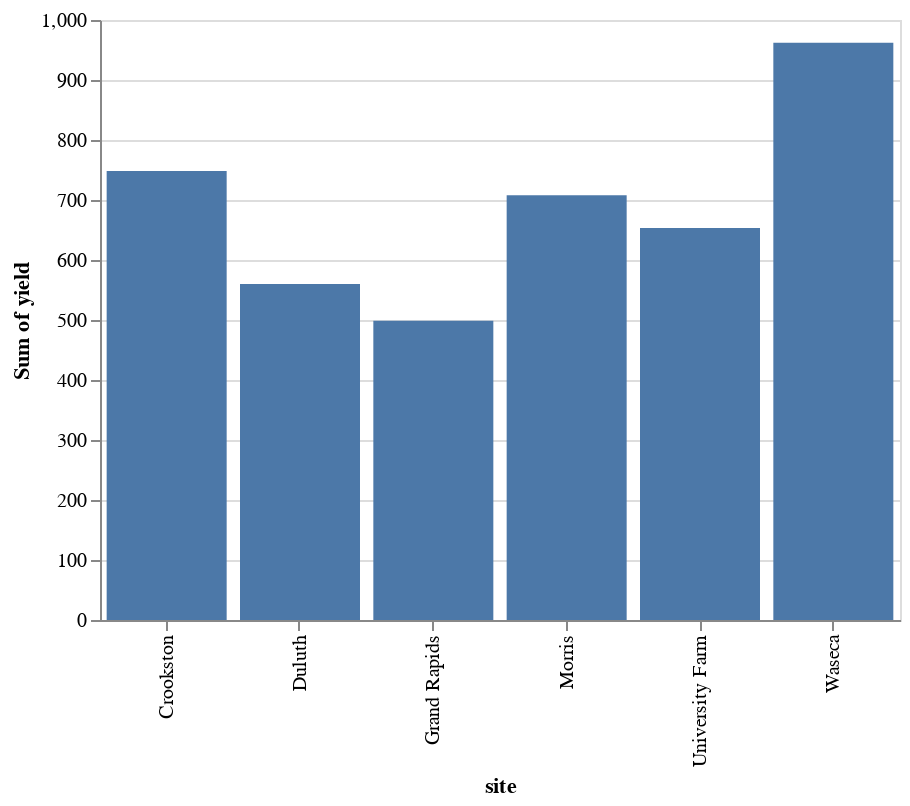

Write notebook code for a chart like this one.
### Code cell
alt.Chart(df).mark_bar().encode(
    x="site",
    y="sum(yield)"
)

### Figure 1 — Vega-Lite specification as saved in the notebook (floating-point values rounded to 4 significant figures)
{"$schema": "https://vega.github.io/schema/vega-lite/v2.3.0.json", "config": {"view": {"height": 300, "width": 400}}, "data": {"values": [{"site": "University Farm", "variety": "Manchuria", "year": 1931, "yield": 27}, {"site": "Waseca", "variety": "Manchuria", "year": 1931, "yield": 48.87}, {"site": "Morris", "variety": "Manchuria", "year": 1931, "yield": 27.43}, {"site": "Crookston", "variety": "Manchuria", "year": 1931, "yield": 39.93}, {"site": "Grand Rapids", "variety": "Manchuria", "year": 1931, "yield": 32.97}, {"site": "Duluth", "variety": "Manchuria", "year": 1931, "yield": 28.97}, {"site": "University Farm", "variety": "Glabron", "year": 1931, "yield": 43.07}, {"site": "Waseca", "variety": "Glabron", "year": 1931, "yield": 55.2}, {"site": "Morris", "variety": "Glabron", "year": 1931, "yield": 28.77}, {"site": "Crookston", "variety": "Glabron", "year": 1931, "yield": 38.13}, {"site": "Grand Rapids", "variety": "Glabron", "year": 1931, "yield": 29.13}, {"site": "Duluth", "variety": "Glabron", "year": 1931, "yield": 29.67}, {"site": "University Farm", "variety": "Svansota", "year": 1931, "yield": 35.13}, {"site": "Waseca", "variety": "Svansota", "year": 1931, "yield": 47.33}, {"site": "Morris", "variety": "Svansota", "year": 1931, "yield": 25.77}, {"site": "Crookston", "variety": "Svansota", "year": 1931, "yield": 40.47}, {"site": "Grand Rapids", "variety": "Svansota", "year": 1931, "yield": 29.67}, {"site": "Duluth", "variety": "Svansota", "year": 1931, "yield": 25.7}, {"site": "University Farm", "variety": "Velvet", "year": 1931, "yield": 39.9}, {"site": "Waseca", "variety": "Velvet", "year": 1931, "yield": 50.23}, {"site": "Morris", "variety": "Velvet", "year": 1931, "yield": 26.13}, {"site": "Crookston", "variety": "Velvet", "year": 1931, "yield": 41.33}, {"site": "Grand Rapids", "variety": "Velvet", "year": 1931, "yield": 23.03}, {"site": "Duluth", "variety": "Velvet", "year": 1931, "yield": 26.3}, {"site": "University Farm", "variety": "Trebi", "year": 1931, "yield": 36.57}, {"site": "Waseca", "variety": "Trebi", "year": 1931, "yield": 63.83}, {"site": "Morris", "variety": "Trebi", "year": 1931, "yield": 43.77}, {"site": "Crookston", "variety": "Trebi", "year": 1931, "yield": 46.93}, {"site": "Grand Rapids", "variety": "Trebi", "year": 1931, "yield": 29.77}, {"site": "Duluth", "variety": "Trebi", "year": 1931, "yield": 33.93}, {"site": "University Farm", "variety": "No. 457", "year": 1931, "yield": 43.27}, {"site": "Waseca", "variety": "No. 457", "year": 1931, "yield": 58.1}, {"site": "Morris", "variety": "No. 457", "year": 1931, "yield": 28.7}, {"site": "Crookston", "variety": "No. 457", "year": 1931, "yield": 45.67}, {"site": "Grand Rapids", "variety": "No. 457", "year": 1931, "yield": 32.17}, {"site": "Duluth", "variety": "No. 457", "year": 1931, "yield": 33.6}, {"site": "University Farm", "variety": "No. 462", "year": 1931, "yield": 36.6}, {"site": "Waseca", "variety": "No. 462", "year": 1931, "yield": 65.77}, {"site": "Morris", "variety": "No. 462", "year": 1931, "yield": 30.37}, {"site": "Crookston", "variety": "No. 462", "year": 1931, "yield": 48.57}, {"site": "Grand Rapids", "variety": "No. 462", "year": 1931, "yield": 24.93}, {"site": "Duluth", "variety": "No. 462", "year": 1931, "yield": 28.1}, {"site": "University Farm", "variety": "Peatland", "year": 1931, "yield": 32.77}, {"site": "Waseca", "variety": "Peatland", "year": 1931, "yield": 48.57}, {"site": "Morris", "variety": "Peatland", "year": 1931, "yield": 29.87}, {"site": "Crookston", "variety": "Peatland", "year": 1931, "yield": 41.6}, {"site": "Grand Rapids", "variety": "Peatland", "year": 1931, "yield": 34.7}, {"site": "Duluth", "variety": "Peatland", "year": 1931, "yield": 32}, {"site": "University Farm", "variety": "No. 475", "year": 1931, "yield": 24.67}, {"site": "Waseca", "variety": "No. 475", "year": 1931, "yield": 46.77}, {"site": "Morris", "variety": "No. 475", "year": 1931, "yield": 22.6}, {"site": "Crookston", "variety": "No. 475", "year": 1931, "yield": 44.1}, {"site": "Grand Rapids", "variety": "No. 475", "year": 1931, "yield": 19.7}, {"site": "Duluth", "variety": "No. 475", "year": 1931, "yield": 33.07}, {"site": "University Farm", "variety": "Wisconsin No. 38", "year": 1931, "yield": 39.3}, {"site": "Waseca", "variety": "Wisconsin No. 38", "year": 1931, "yield": 58.8}, {"site": "Morris", "variety": "Wisconsin No. 38", "year": 1931, "yield": 29.47}, {"site": "Crookston", "variety": "Wisconsin No. 38", "year": 1931, "yield": 49.87}, {"site": "Grand Rapids", "variety": "Wisconsin No. 38", "year": 1931, "yield": 34.47}, {"site": "Duluth", "variety": "Wisconsin No. 38", "year": 1931, "yield": 31.6}, {"site": "University Farm", "variety": "Manchuria", "year": 1932, "yield": 26.9}, {"site": "Waseca", "variety": "Manchuria", "year": 1932, "yield": 33.47}, {"site": "Morris", "variety": "Manchuria", "year": 1932, "yield": 34.37}, {"site": "Crookston", "variety": "Manchuria", "year": 1932, "yield": 32.97}, {"site": "Grand Rapids", "variety": "Manchuria", "year": 1932, "yield": 22.13}, {"site": "Duluth", "variety": "Manchuria", "year": 1932, "yield": 22.57}, {"site": "University Farm", "variety": "Glabron", "year": 1932, "yield": 36.8}, {"site": "Waseca", "variety": "Glabron", "year": 1932, "yield": 37.73}, {"site": "Morris", "variety": "Glabron", "year": 1932, "yield": 35.13}, {"site": "Crookston", "variety": "Glabron", "year": 1932, "yield": 26.17}, {"site": "Grand Rapids", "variety": "Glabron", "year": 1932, "yield": 14.43}, {"site": "Duluth", "variety": "Glabron", "year": 1932, "yield": 25.87}, {"site": "University Farm", "variety": "Svansota", "year": 1932, "yield": 27.43}, {"site": "Waseca", "variety": "Svansota", "year": 1932, "yield": 38.5}, {"site": "Morris", "variety": "Svansota", "year": 1932, "yield": 35.03}, {"site": "Crookston", "variety": "Svansota", "year": 1932, "yield": 20.63}, {"site": "Grand Rapids", "variety": "Svansota", "year": 1932, "yield": 16.63}, {"site": "Duluth", "variety": "Svansota", "year": 1932, "yield": 22.23}, {"site": "University Farm", "variety": "Velvet", "year": 1932, "yield": 26.8}, {"site": "Waseca", "variety": "Velvet", "year": 1932, "yield": 37.4}, {"site": "Morris", "variety": "Velvet", "year": 1932, "yield": 38.83}, {"site": "Crookston", "variety": "Velvet", "year": 1932, "yield": 32.07}, {"site": "Grand Rapids", "variety": "Velvet", "year": 1932, "yield": 32.23}, {"site": "Duluth", "variety": "Velvet", "year": 1932, "yield": 22.47}, {"site": "University Farm", "variety": "Trebi", "year": 1932, "yield": 29.07}, {"site": "Waseca", "variety": "Trebi", "year": 1932, "yield": 49.23}, {"site": "Morris", "variety": "Trebi", "year": 1932, "yield": 46.63}, {"site": "Crookston", "variety": "Trebi", "year": 1932, "yield": 41.83}, {"site": "Grand Rapids", "variety": "Trebi", "year": 1932, "yield": 20.63}, {"site": "Duluth", "variety": "Trebi", "year": 1932, "yield": 30.6}, {"site": "University Farm", "variety": "No. 457", "year": 1932, "yield": 26.43}, {"site": "Waseca", "variety": "No. 457", "year": 1932, "yield": 42.2}, {"site": "Morris", "variety": "No. 457", "year": 1932, "yield": 43.53}, {"site": "Crookston", "variety": "No. 457", "year": 1932, "yield": 34.33}, {"site": "Grand Rapids", "variety": "No. 457", "year": 1932, "yield": 19.47}, {"site": "Duluth", "variety": "No. 457", "year": 1932, "yield": 22.7}, {"site": "University Farm", "variety": "No. 462", "year": 1932, "yield": 25.57}, {"site": "Waseca", "variety": "No. 462", "year": 1932, "yield": 44.7}, {"site": "Morris", "variety": "No. 462", "year": 1932, "yield": 47}, {"site": "Crookston", "variety": "No. 462", "year": 1932, "yield": 30.53}, {"site": "Grand Rapids", "variety": "No. 462", "year": 1932, "yield": 19.9}, {"site": "Duluth", "variety": "No. 462", "year": 1932, "yield": 22.5}, {"site": "University Farm", "variety": "Peatland", "year": 1932, "yield": 28.07}, {"site": "Waseca", "variety": "Peatland", "year": 1932, "yield": 36.03}, {"site": "Morris", "variety": "Peatland", "year": 1932, "yield": 43.2}, {"site": "Crookston", "variety": "Peatland", "year": 1932, "yield": 25.23}, {"site": "Grand Rapids", "variety": "Peatland", "year": 1932, "yield": 26.77}, {"site": "Duluth", "variety": "Peatland", "year": 1932, "yield": 31.37}, {"site": "University Farm", "variety": "No. 475", "year": 1932, "yield": 30}, {"site": "Waseca", "variety": "No. 475", "year": 1932, "yield": 41.27}, {"site": "Morris", "variety": "No. 475", "year": 1932, "yield": 44.23}, {"site": "Crookston", "variety": "No. 475", "year": 1932, "yield": 32.13}, {"site": "Grand Rapids", "variety": "No. 475", "year": 1932, "yield": 15.23}, {"site": "Duluth", "variety": "No. 475", "year": 1932, "yield": 27.37}, {"site": "University Farm", "variety": "Wisconsin No. 38", "year": 1932, "yield": 38}, {"site": "Waseca", "variety": "Wisconsin No. 38", "year": 1932, "yield": 58.17}, {"site": "Morris", "variety": "Wisconsin No. 38", "year": 1932, "yield": 47.17}, {"site": "Crookston", "variety": "Wisconsin No. 38", "year": 1932, "yield": 35.9}, {"site": "Grand Rapids", "variety": "Wisconsin No. 38", "year": 1932, "yield": 20.67}, {"site": "Duluth", "variety": "Wisconsin No. 38", "year": 1932, "yield": 29.33}]}, "encoding": {"x": {"field": "site", "type": "nominal"}, "y": {"aggregate": "sum", "field": "yield", "type": "quantitative"}}, "mark": "bar"}
